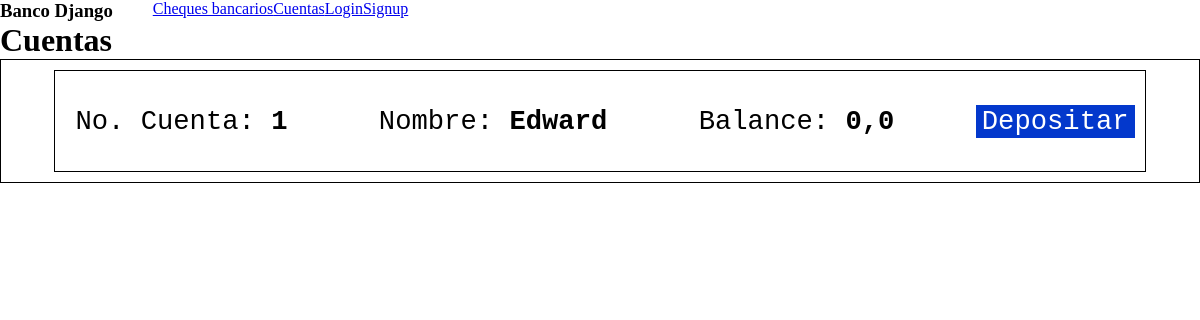
Before: /cuentas with the older database file.
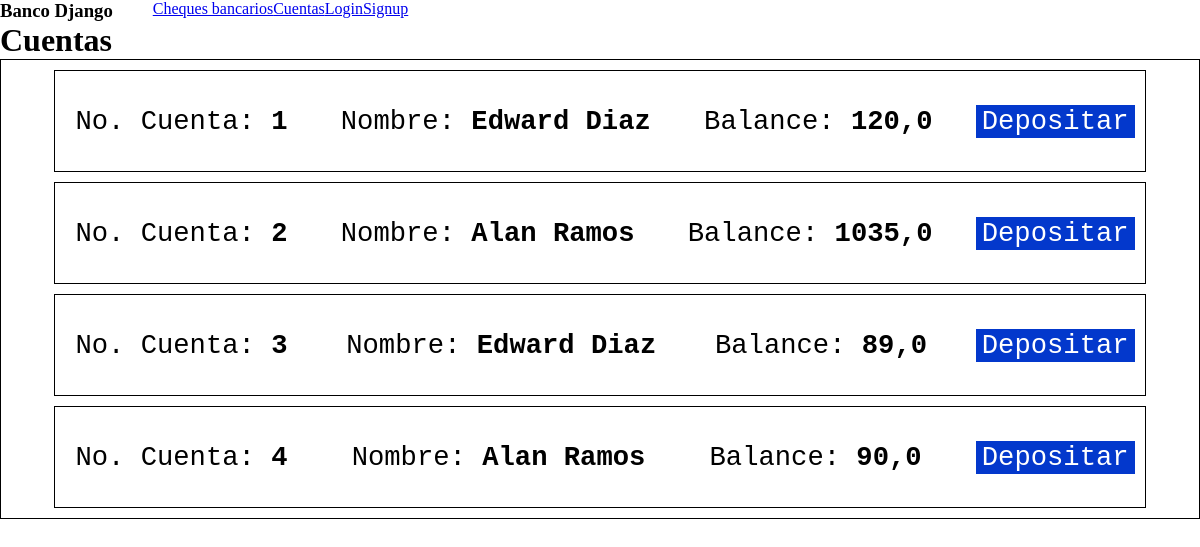
After: the same page with the newer database file.
### ibanking/models.py (models this page shows, shortened)
class cuenta(models.Model):
    cta_number =  models.AutoField(auto_created = True,
                  primary_key = True,
                  serialize = False,
                  verbose_name ='cta_number',
                  unique=True)
    cta_type = models.CharField(max_length=100)
    cta_moneda = models.CharField(max_length=3)
    cta_flotacion = models.FloatField(default=0)
    cta_bloqueos = models.FloatField(default=0)
    cta_balance = models.FloatField(default=0)
    cta_name = models.CharField(max_length=100, default="")
    cta_created = models.DateTimeField(auto_now_add=True)
    cta_owner = models.ForeignKey(Usuario, on_delete=models.CASCADE)

### ibanking/views.py (the view)
# urls.py: path("cuentas",views.cuentas,name="cuentas"),
def cuentas(request):
    cuentas = cuenta.objects.all()
    if request.method == "GET":
        return render(request, "cuentas/cuentas.html", {"cuentas": cuentas})

### ibanking/templates/cuentas/cuentas.html
{%extends 'base/base.html' %}
{%block content %}
<h1>Cuentas</h1>
<ul class="account-list">
    {% for cta in cuentas %}
        <li class="account-info">
            <span>No. Cuenta: <strong>{{cta.cta_number}}</strong></span>
            <span>Nombre: <strong>{{cta.cta_name}}</strong></span>
            <span>Balance: <strong>{{cta.cta_balance}}</strong></span>
            <button type="submit" class="deposit-btn"><a href="cuentas/deposito/{{cta.cta_number}}">Depositar</a></button>
        </li>
    {%endfor%}
</ul>
{%endblock%}

Changed rows visible on the page:
changed cuenta id 1: cta_name "Edward" → "Edward Diaz"; cta_balance "0,0" → "120,0"
added cuenta: cta_number "2", cta_name "Alan Ramos", cta_balance "1035,0"
added cuenta: cta_number "3", cta_name "Edward Diaz", cta_balance "89,0"
added cuenta: cta_number "4", cta_name "Alan Ramos", cta_balance "90,0"
